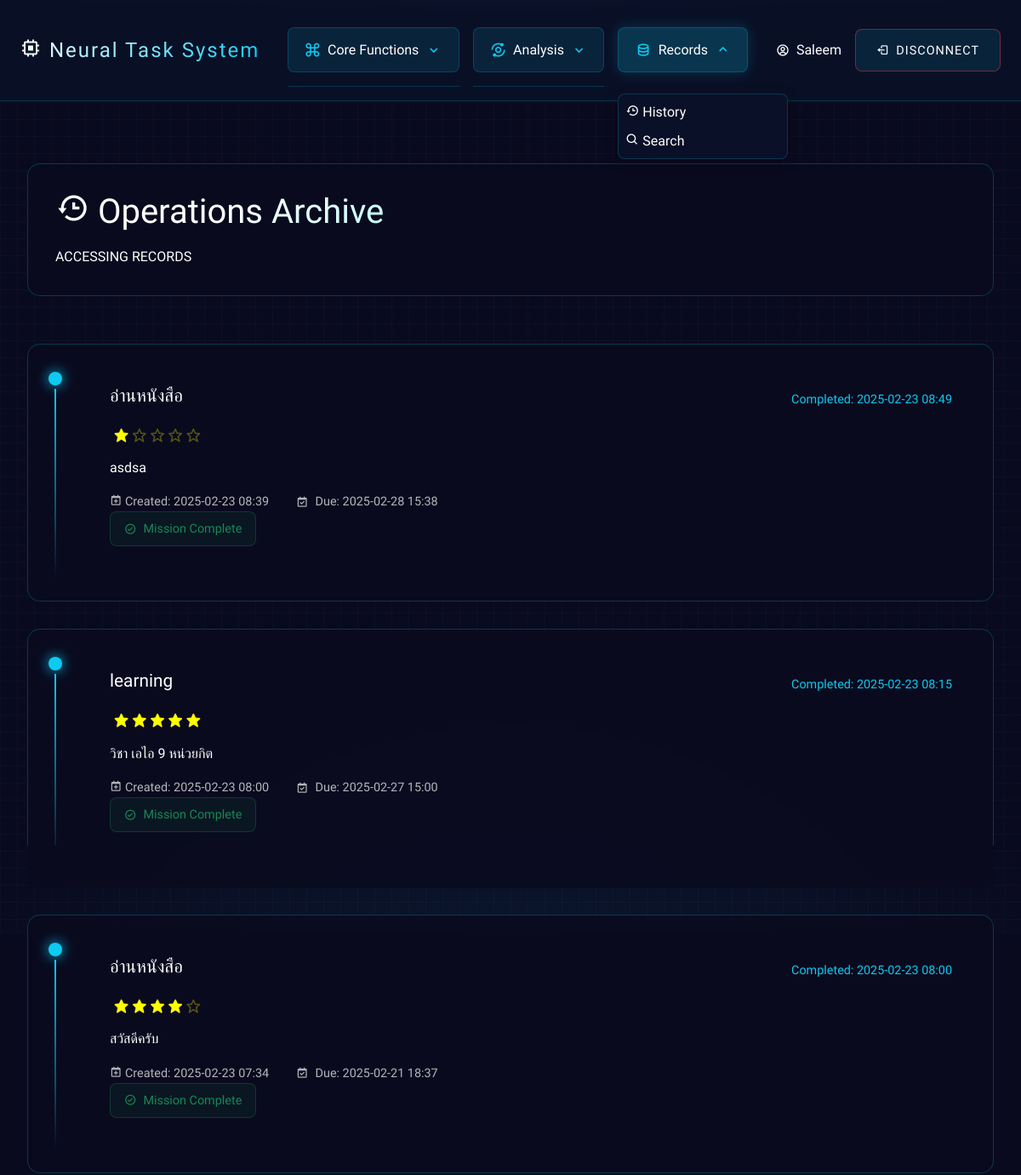
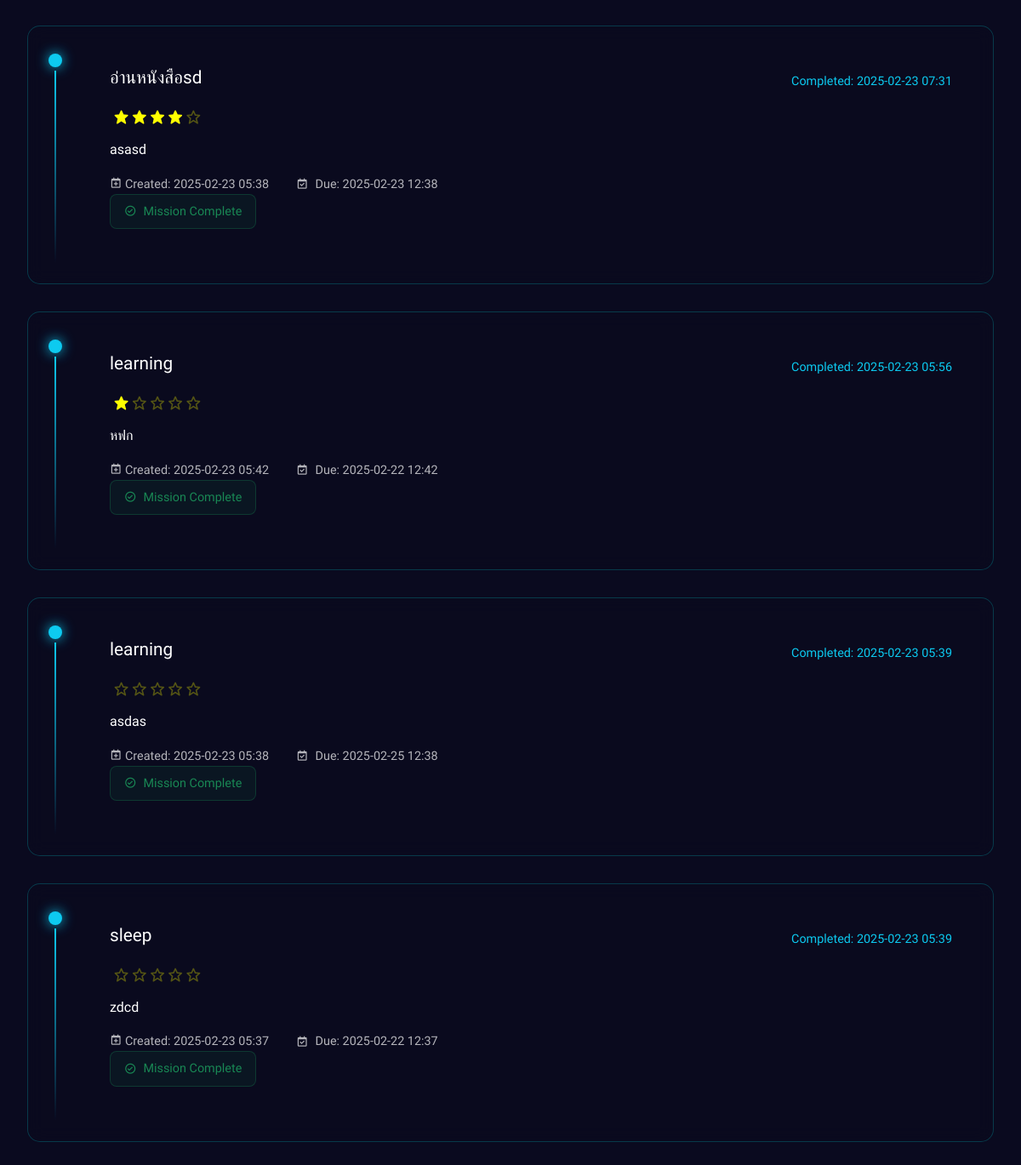
The app's page /history (signed in) with its own data (2 pictures, top to bottom).
### models.py (models this page shows, shortened)
class User(db.Model, UserMixin):
    id = db.Column(db.Integer, primary_key=True)
    username = db.Column(db.String(150), unique=True, nullable=False)
    password_hash = db.Column(db.String(256), nullable=False)

class Task(db.Model):
    id = db.Column(db.Integer, primary_key=True)
    title = db.Column(db.String(255), nullable=False)
    description = db.Column(db.Text, nullable=True)
    completed = db.Column(db.Boolean, default=False)
    due_date = db.Column(db.DateTime, nullable=True)
    created_at = db.Column(db.DateTime, default=datetime.utcnow)
    completed_at = db.Column(db.DateTime, nullable=True)
    priority = db.Column(db.Integer, default=1)  # ตั้งค่าเริ่มต้นเป็น 1
    user_id = db.Column(db.Integer, db.ForeignKey("user.id"), nullable=False)
    user = db.relationship("User", backref=db.backref("tasks", lazy=True))

### routes.py (the view)
@app_routes.route("/history")
@login_required
def history():
    completed_tasks = (
        Task.query.filter_by(user_id=current_user.id, completed=True)
        .order_by(Task.completed_at.desc())
        .all()
    )
    return render_template("history.html", tasks=completed_tasks)

### app.py (called while the page is built)
@login_manager.user_loader
def load_user(user_id):
    return User.query.get(int(user_id))

### templates/history.html (shortened to what this page needs)
{% extends "base.html" %}
{% block content %}
<div class="cyber-interface">
    <div class="neo-container">
        <div class="ai-header mb-4">
            <h1 class="cyber-title">
                <i class='bx bx-history'></i> Operations Archive
            </h1>
            <div class="system-info">
                <span class="status-indicator">ACCESSING RECORDS</span>
            </div>
        </div>
        <div class="history-timeline">
            {% if tasks %}
                {% for task in tasks %}
                <div class="timeline-item matrix-card">
                    <div class="time-marker">
                        <div class="marker-dot"></div>
                        <div class="marker-line"></div>
                    </div>
                    <div class="timeline-content">
                        <div class="timeline-header">
                            <h3 class="task-title">{{ task.title }}</h3>
                            <span class="completion-time">
                                Completed: {{ task.completed_at.strftime('%Y-%m-%d %H:%M') }}
                            </span>
                        </div>
                        <div class="priority-stars mb-3">
                            {% for i in range(task.priority|int) %}
                            <i class='bx bxs-star'></i>
                            {% endfor %}
                            {% for i in range(5 - task.priority|int) %}
                            <i class='bx bx-star'></i>
                            {% endfor %}
                        </div>
                        <p class="task-description">{{ task.description }}</p>
                        <div class="task-meta">
                            <div class="time-info">
                                <div class="created-at">
                                    <i class='bx bx-calendar-plus'></i>
                                    <span>Created: {{ task.created_at.strftime('%Y-%m-%d %H:%M') }}</span>
                                </div>
                                <div class="due-date">
                                    <i class='bx bx-calendar-check'></i>
                                    <span>Due: {{ task.due_date.strftime('%Y-%m-%d %H:%M') }}</span>
                                </div>
                            </div>
                            <div class="completion-badge">
                                <i class='bx bx-check-circle'></i>
                                <span>Mission Complete</span>
                            </div>
                        </div>
                    </div>
                </div>
                {% endfor %}
            {% endif %}
        </div>
    </div>
</div>
{% endblock %}

### templates/base.html (shortened to what this page needs)
<!DOCTYPE html>
<html lang="en">
<head>
    {% block head %}
    <link href="https://cdn.jsdelivr.net/npm/bootstrap@5.3.2/dist/css/bootstrap.min.css" rel="stylesheet">
    <link href="https://cdn.jsdelivr.net/npm/boxicons@2.1.4/css/boxicons.min.css" rel="stylesheet">
    <link rel="stylesheet" type="text/css" href="{{ url_for('static', filename='css/styles.css') }}">
    {% endblock %}
</head>
<body>
    <div class="cyber-interface">
        <nav class="cyber-nav">
            <div class="container-fluid px-4">
                <div class="nav-wrapper">
                    <div class="nav-brand">
                        <a class="navbar-brand text-cyber" href="{{ url_for('app_routes.index') }}">
                            <i class='bx bx-chip me-2'></i>Neural Task System
                        </a>
                    </div>
                    {% if current_user.is_authenticated %}
                    <div class="nav-menu-wrapper">
                        <div class="nav-menu">
                            <div class="menu-section">
                                <div class="section-header" data-section="core">
                                    <i class='bx bx-command'></i>
                                    <span>Core Functions</span>
                                    <i class='bx bx-chevron-down'></i>
                                </div>
                            </div>
                            <div class="menu-section">
                                <div class="section-header" data-section="analysis">
                                    <i class='bx bx-analyse'></i>
                                    <span>Analysis</span>
                                    <i class='bx bx-chevron-down'></i>
                                </div>
                            </div>
                            <div class="menu-section">
                                <div class="section-header" data-section="records">
                                    <i class='bx bx-data'></i>
                                    <span>Records</span>
                                    <i class='bx bx-chevron-down'></i>
                                </div>
                                <div class="section-content" id="records-content">
                                    <a href="{{ url_for('app_routes.history') }}" class="nav-link">
                                        <i class='bx bx-history'></i>
                                        <span>History</span>
                                    </a>
                                    <a href="{{ url_for('app_routes.search_tasks') }}" class="nav-link">
                                        <i class='bx bx-search'></i>
                                        <span>Search</span>
                                    </a>
                                </div>
                            </div>
                        </div>
                    </div>
                    {% endif %}
                    <div class="nav-actions">
                        {% if current_user.is_authenticated %}
                        <div class="user-info">
                            <i class='bx bx-user-circle'></i>
                            <span>{{ current_user.username }}</span>
                        </div>
                        <a href="{{ url_for('app_routes.logout') }}" class="cyber-action delete">
                            <i class='bx bx-log-out'></i>
                            <span>Disconnect</span>
                        </a>
                        {% else %}
                        <a href="{{ url_for('app_routes.login') }}" class="cyber-action">
                            <i class='bx bx-log-in'></i>
                            <span>Access System</span>
                        </a>
                        {% endif %}
                    </div>
                </div>
            </div>
        </nav>
        {% block content %}{% endblock %}
    </div>
</body>
</html>

### records on screen
User: username "Saleem"
Task: title "อ่านหนังสือ", completed_at "2025-02-23 08:49", priority 1 (drawn), description "asdsa", created_at "2025-02-23 08:39", due_date "2025-02-28 15:38"
Task: title "learning", completed_at "2025-02-23 08:15", priority 5 (drawn), description "วิชา เอไอ 9 หน่วยกิต", created_at "2025-02-23 08:00", due_date "2025-02-27 15:00"
Task: title "อ่านหนังสือ", completed_at "2025-02-23 08:00", priority 4 (drawn), description "สวัสดีครับ", created_at "2025-02-23 07:34", due_date "2025-02-21 18:37"
Task: title "อ่านหนังสือsd", completed_at "2025-02-23 07:31", priority 4 (drawn), description "asasd", created_at "2025-02-23 05:38", due_date "2025-02-23 12:38"
Task: title "learning", completed_at "2025-02-23 05:56", priority 1 (drawn), description "หฟก", created_at "2025-02-23 05:42", due_date "2025-02-22 12:42"
Task: title "learning", completed_at "2025-02-23 05:39", priority 0 (drawn), description "asdas", created_at "2025-02-23 05:38", due_date "2025-02-25 12:38"
Task: title "sleep", completed_at "2025-02-23 05:39", priority 0 (drawn), description "zdcd", created_at "2025-02-23 05:37", due_date "2025-02-22 12:37"
